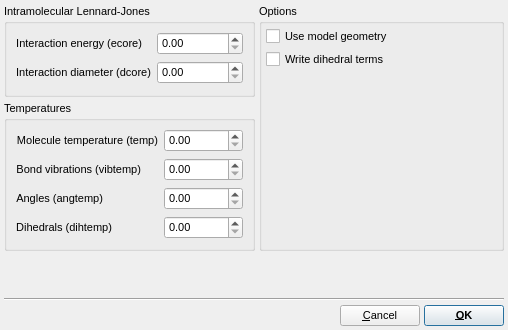
<?xml version="1.0" encoding="UTF-8"?>
<ui version="4.0">
 <class>EPSRMolExportOptionsDialog</class>
 <widget class="QDialog" name="EPSRMolExportOptionsDialog">
  <property name="geometry">
   <rect>
    <x>0</x>
    <y>0</y>
    <width>508</width>
    <height>330</height>
   </rect>
  </property>
  <property name="font">
   <font>
    <pointsize>8</pointsize>
   </font>
  </property>
  <property name="windowTitle">
   <string>EPSR Molfile Export Options</string>
  </property>
  <layout class="QVBoxLayout" name="verticalLayout_2">
   <property name="spacing">
    <number>4</number>
   </property>
   <property name="margin">
    <number>4</number>
   </property>
   <item>
    <layout class="QHBoxLayout" name="horizontalLayout_2">
     <item>
      <layout class="QVBoxLayout" name="verticalLayout">
       <property name="spacing">
        <number>4</number>
       </property>
       <item>
        <widget class="QGroupBox" name="groupBox">
         <property name="title">
          <string>Intramolecular Lennard-Jones</string>
         </property>
         <layout class="QFormLayout" name="formLayout_2">
          <item row="0" column="0">
           <widget class="QLabel" name="label_5">
            <property name="sizePolicy">
             <sizepolicy hsizetype="Minimum" vsizetype="Preferred">
              <horstretch>0</horstretch>
              <verstretch>0</verstretch>
             </sizepolicy>
            </property>
            <property name="text">
             <string>Interaction energy (ecore)</string>
            </property>
            <property name="alignment">
             <set>Qt::AlignRight|Qt::AlignTrailing|Qt::AlignVCenter</set>
            </property>
           </widget>
          </item>
          <item row="0" column="1">
           <widget class="QDoubleSpinBox" name="ECoreSpin"/>
          </item>
          <item row="1" column="0">
           <widget class="QLabel" name="label_6">
            <property name="sizePolicy">
             <sizepolicy hsizetype="Minimum" vsizetype="Preferred">
              <horstretch>0</horstretch>
              <verstretch>0</verstretch>
             </sizepolicy>
            </property>
            <property name="text">
             <string>Interaction diameter (dcore)</string>
            </property>
            <property name="alignment">
             <set>Qt::AlignRight|Qt::AlignTrailing|Qt::AlignVCenter</set>
            </property>
           </widget>
          </item>
          <item row="1" column="1">
           <widget class="QDoubleSpinBox" name="DCoreSpin"/>
          </item>
         </layout>
        </widget>
       </item>
       <item>
        <widget class="QGroupBox" name="TemperaturesGroup">
         <property name="title">
          <string>Temperatures</string>
         </property>
         <layout class="QFormLayout" name="formLayout">
          <item row="1" column="0">
           <widget class="QLabel" name="label">
            <property name="sizePolicy">
             <sizepolicy hsizetype="Minimum" vsizetype="Preferred">
              <horstretch>0</horstretch>
              <verstretch>0</verstretch>
             </sizepolicy>
            </property>
            <property name="text">
             <string>Bond vibrations (vibtemp)</string>
            </property>
            <property name="alignment">
             <set>Qt::AlignRight|Qt::AlignTrailing|Qt::AlignVCenter</set>
            </property>
           </widget>
          </item>
          <item row="2" column="0">
           <widget class="QLabel" name="label_2">
            <property name="sizePolicy">
             <sizepolicy hsizetype="Minimum" vsizetype="Preferred">
              <horstretch>0</horstretch>
              <verstretch>0</verstretch>
             </sizepolicy>
            </property>
            <property name="text">
             <string>Angles (angtemp)</string>
            </property>
            <property name="alignment">
             <set>Qt::AlignRight|Qt::AlignTrailing|Qt::AlignVCenter</set>
            </property>
           </widget>
          </item>
          <item row="3" column="0">
           <widget class="QLabel" name="label_3">
            <property name="sizePolicy">
             <sizepolicy hsizetype="Minimum" vsizetype="Preferred">
              <horstretch>0</horstretch>
              <verstretch>0</verstretch>
             </sizepolicy>
            </property>
            <property name="text">
             <string>Dihedrals (dihtemp)</string>
            </property>
            <property name="alignment">
             <set>Qt::AlignRight|Qt::AlignTrailing|Qt::AlignVCenter</set>
            </property>
           </widget>
          </item>
          <item row="0" column="0">
           <widget class="QLabel" name="label_4">
            <property name="sizePolicy">
             <sizepolicy hsizetype="Minimum" vsizetype="Preferred">
              <horstretch>0</horstretch>
              <verstretch>0</verstretch>
             </sizepolicy>
            </property>
            <property name="text">
             <string>Molecule temperature (temp)</string>
            </property>
            <property name="alignment">
             <set>Qt::AlignRight|Qt::AlignTrailing|Qt::AlignVCenter</set>
            </property>
           </widget>
          </item>
          <item row="0" column="1">
           <widget class="QDoubleSpinBox" name="TempSpin">
            <property name="maximum">
             <double>10000000.000000000000000</double>
            </property>
           </widget>
          </item>
          <item row="1" column="1">
           <widget class="QDoubleSpinBox" name="VibTempSpin">
            <property name="maximum">
             <double>10000000.000000000000000</double>
            </property>
           </widget>
          </item>
          <item row="2" column="1">
           <widget class="QDoubleSpinBox" name="AngTempSpin">
            <property name="maximum">
             <double>10000000.000000000000000</double>
            </property>
           </widget>
          </item>
          <item row="3" column="1">
           <widget class="QDoubleSpinBox" name="DihTempSpin">
            <property name="maximum">
             <double>10000000.000000000000000</double>
            </property>
           </widget>
          </item>
         </layout>
        </widget>
       </item>
      </layout>
     </item>
     <item>
      <widget class="QGroupBox" name="OptionsGroup">
       <property name="title">
        <string>Options</string>
       </property>
       <layout class="QVBoxLayout" name="verticalLayout_3">
        <property name="spacing">
         <number>4</number>
        </property>
        <property name="margin">
         <number>4</number>
        </property>
        <item>
         <widget class="QCheckBox" name="UseModelGeometryCheck">
          <property name="toolTip">
           <string>If checked, uses average bond lengths, angles etc. from the model, instead of forcefield equilibrium values</string>
          </property>
          <property name="text">
           <string>Use model geometry</string>
          </property>
         </widget>
        </item>
        <item>
         <widget class="QCheckBox" name="WriteDihedralsCheck">
          <property name="toolTip">
           <string>Whether to write dihedral constraint terms</string>
          </property>
          <property name="text">
           <string>Write dihedral terms</string>
          </property>
         </widget>
        </item>
        <item>
         <spacer name="verticalSpacer_2">
          <property name="orientation">
           <enum>Qt::Vertical</enum>
          </property>
          <property name="sizeHint" stdset="0">
           <size>
            <width>20</width>
            <height>181</height>
           </size>
          </property>
         </spacer>
        </item>
       </layout>
      </widget>
     </item>
    </layout>
   </item>
   <item>
    <spacer name="verticalSpacer">
     <property name="orientation">
      <enum>Qt::Vertical</enum>
     </property>
     <property name="sizeHint" stdset="0">
      <size>
       <width>362</width>
       <height>48</height>
      </size>
     </property>
    </spacer>
   </item>
   <item>
    <widget class="Line" name="line">
     <property name="orientation">
      <enum>Qt::Horizontal</enum>
     </property>
    </widget>
   </item>
   <item>
    <layout class="QHBoxLayout" name="horizontalLayout">
     <item>
      <spacer name="horizontalSpacer">
       <property name="orientation">
        <enum>Qt::Horizontal</enum>
       </property>
       <property name="sizeHint" stdset="0">
        <size>
         <width>40</width>
         <height>20</height>
        </size>
       </property>
      </spacer>
     </item>
     <item>
      <widget class="QPushButton" name="CancelButton">
       <property name="text">
        <string>&amp;Cancel</string>
       </property>
       <property name="autoDefault">
        <bool>false</bool>
       </property>
       <property name="default">
        <bool>true</bool>
       </property>
      </widget>
     </item>
     <item>
      <widget class="QPushButton" name="OKButton">
       <property name="font">
        <font>
         <weight>75</weight>
         <bold>true</bold>
        </font>
       </property>
       <property name="text">
        <string>&amp;OK</string>
       </property>
       <property name="autoDefault">
        <bool>false</bool>
       </property>
       <property name="default">
        <bool>true</bool>
       </property>
      </widget>
     </item>
    </layout>
   </item>
  </layout>
 </widget>
 <resources/>
 <connections/>
</ui>
